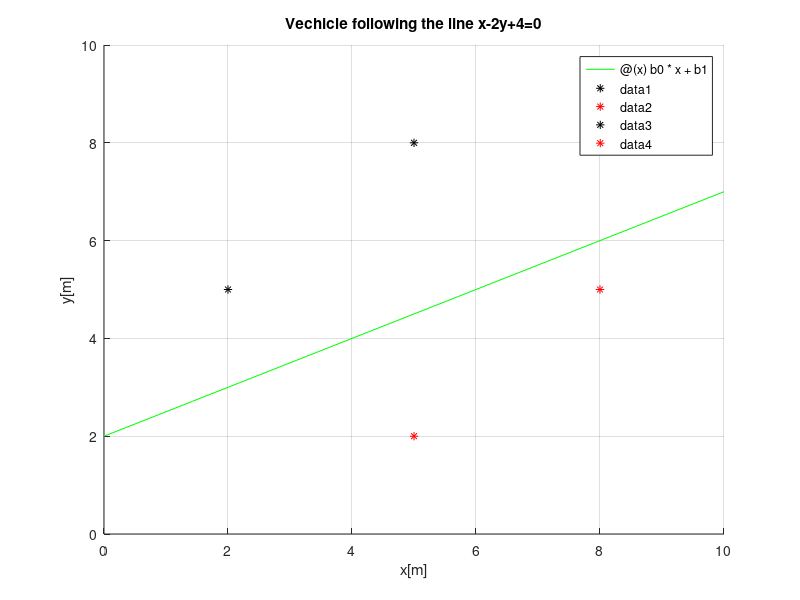

The MATLAB script that drew this image:
clc;
clear all;
close all;

L = 1; 

% https://stackoverflow.com/questions/3838319/how-can-i-check-if-a-point-is-below-a-line-or-not
% need to verify if above or below and then change sign of this kp1
kp1 = 0.5;
kp2 = -1;


%% Setup parameters for simulation

a = 1;
b = -2;
c = 4;

speed = 1;

x = [2 5 5 8];
y = [5 2 8 5];
theta = [3*pi/2 0 pi pi/2];

numXY = randi([1, 19], 1);
lineXs = [0; sort(rand(numXY, 1) * numXY)];
lineYs = rand(size(lineXs));
Xs = rand([100, 1]) * max(lineXs);
Ys = rand(size(Xs));

figure(1);
grid on;
title("Vechicle following the line x-2y+4=0");
xlabel("x[m]");
ylabel("y[m]");
axis([0 10 0 10])

% Definition of the linear function
b0 = 1/2;
b1 = 2;
f = @(x) b0*x+b1;
hold on;
fplot(f, [0 10], 'g-');

%% Line follower simulation

for i = 1:4
    x_start = x(i);
    y_start = y(i);
    theta_start = theta(i);
    
    hold on;
    if y_start >= f(x_start)
        plot(x_start, y_start, '*k');
    else
        plot(x_start, y_start, '*r');
    end
    
%     out = sim("line_follower.slx");
%     
%     hold on;
%     plot(out.x, out.y, 'b');
end

hold off
